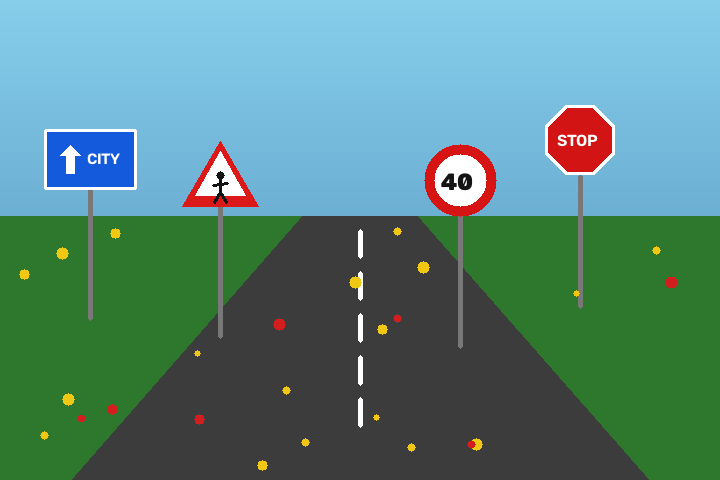
#> input picture sample_data/comprehensive_test_scene.png, 720 x 480 px
$ python -i degradation_simulator.py   (imports and definitions only)
#> lines starting #> are read from the running program, lines starting #| are printed output that depends on the picture
import cv2
import numpy as np

# [72 lines left out: functions simulate_fog, simulate_night, simulate_rain, simulate_sensor_noise, not called in this run]

def restore_degraded_image(
    image_rgb: np.ndarray,
    apply_clahe: bool = True,
    apply_bilateral: bool = True,
    gamma: float = 1.0
) -> np.ndarray:
    """
    Classical DIP Restoration Pipeline:
    1. Gamma Correction for non-linear dark expansion: s = c * r^gamma
    2. CLAHE (Contrast Limited Adaptive Histogram Equalization) on LAB L-channel
    3. Bilateral Filtering for edge-preserving noise suppression.
    """
#> called with apply_clahe = True, apply_bilateral = True, gamma = 1
    processed = image_rgb.copy()

    # Step 1: Gamma correction
    if abs(gamma - 1.0) > 0.05:
        inv_gamma = 1.0 / gamma
        table = np.array([((i / 255.0) ** inv_gamma) * 255 for i in range(256)]).astype("uint8")
        processed = cv2.LUT(processed, table)

    # Step 2: CLAHE on L-channel in CIE LAB color space
    if apply_clahe:
        lab = cv2.cvtColor(processed, cv2.COLOR_RGB2LAB)
#> lab: shape (480, 720, 3); mean of channels 0, 1, 2 134.1, 113.6, 128.6
        l, a, b = cv2.split(lab)
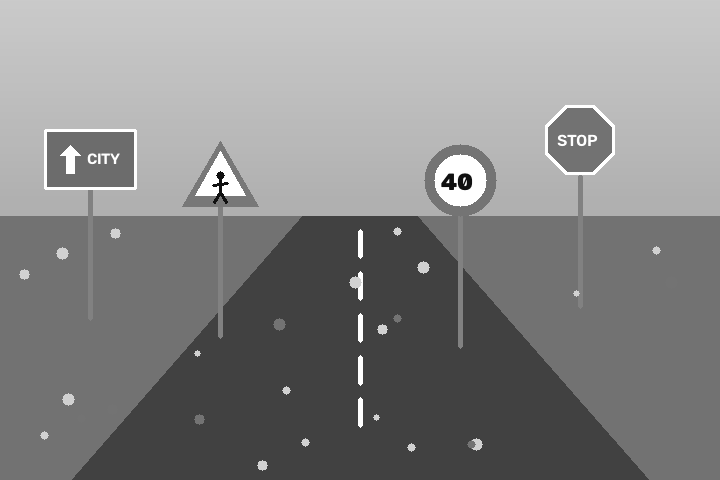
#> l: shape (480, 720); min 16, max 255, mean 134.1
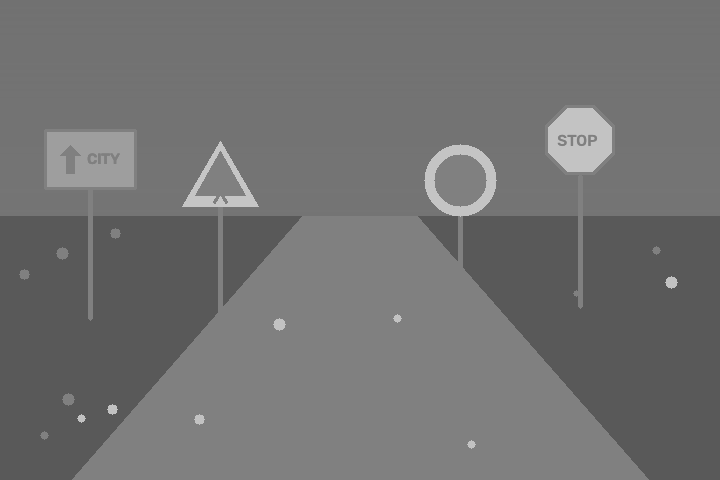
#> a: shape (480, 720); min 89, max 197, mean 113.6
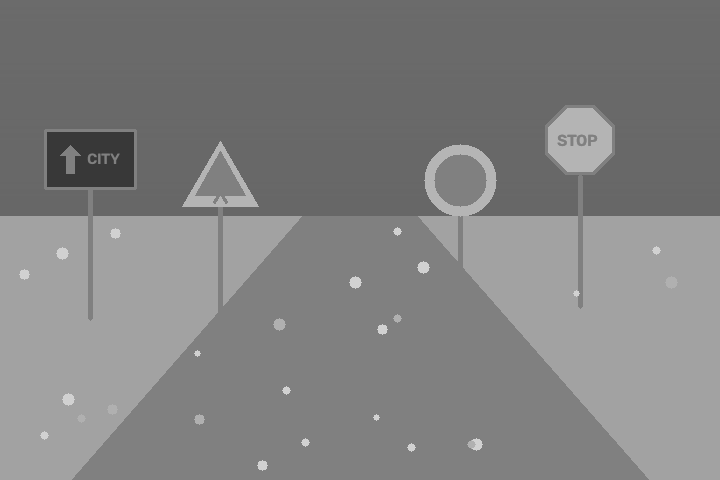
#> b: shape (480, 720); min 56, max 209, mean 128.6
        clahe = cv2.createCLAHE(clipLimit=2.5, tileGridSize=(8, 8))
        cl = clahe.apply(l)
        limg = cv2.merge((cl, a, b))
#> limg: shape (480, 720, 3); mean of channels 0, 1, 2 133.6, 113.6, 128.6
        processed = cv2.cvtColor(limg, cv2.COLOR_LAB2RGB)

    # Step 3: Bilateral filter (smooths noise while preserving crisp boundary transitions)
    if apply_bilateral:
        processed = cv2.bilateralFilter(processed, d=7, sigmaColor=50, sigmaSpace=50)

    return processed

>>> import cv2
>>> picture = cv2.cvtColor(cv2.imread('../sample_data/comprehensive_test_scene.png'), cv2.COLOR_BGR2RGB)
>>> result = restore_degraded_image(picture)

$ run again, on sample_data/mandatory_blue_scene.png
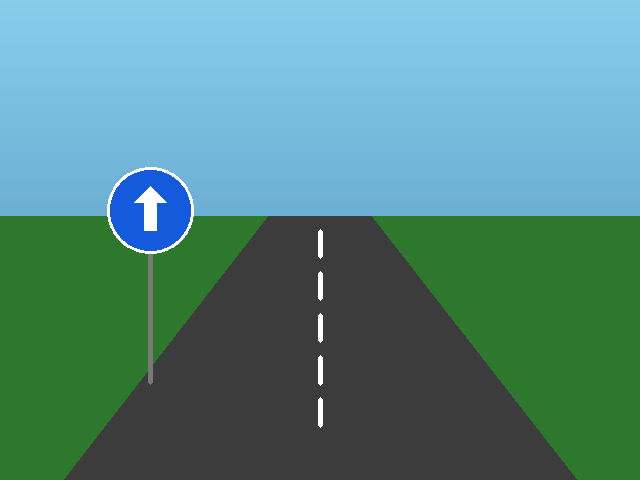
#> input picture sample_data/mandatory_blue_scene.png, 640 x 480 px
#> lab: shape (480, 640, 3); mean of channels 0, 1, 2 134.7, 111.9, 126.2
#> in restore_degraded_image, `l, a, b = cv2.split(lab)`:
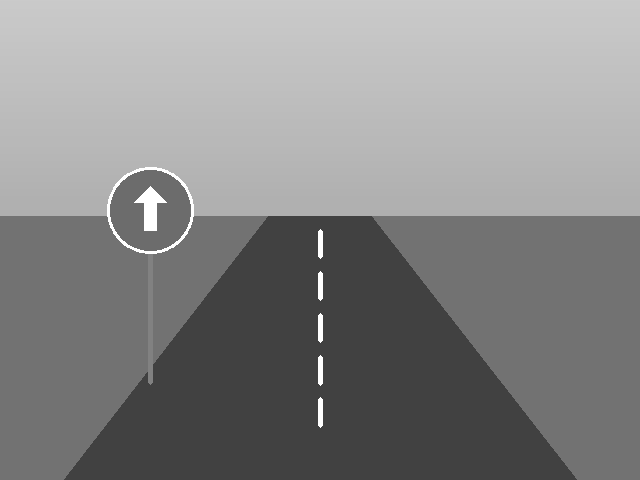
#> l: shape (480, 640); min 65, max 255, mean 134.7
#> in restore_degraded_image, `l, a, b = cv2.split(lab)`:
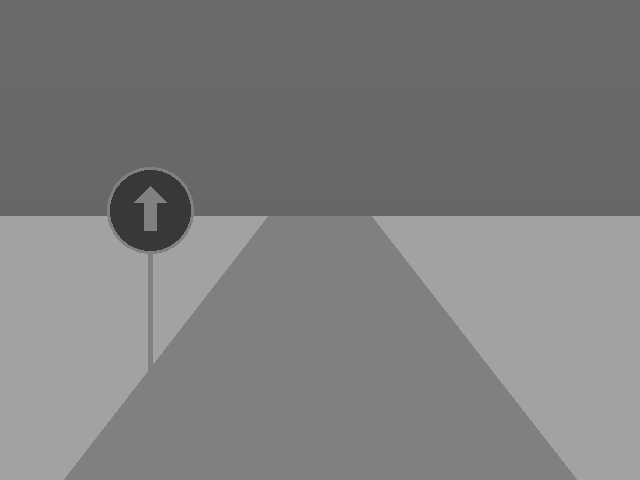
#> b: shape (480, 640); min 56, max 162, mean 126.2
#> limg: shape (480, 640, 3); mean of channels 0, 1, 2 134.9, 111.9, 126.2
